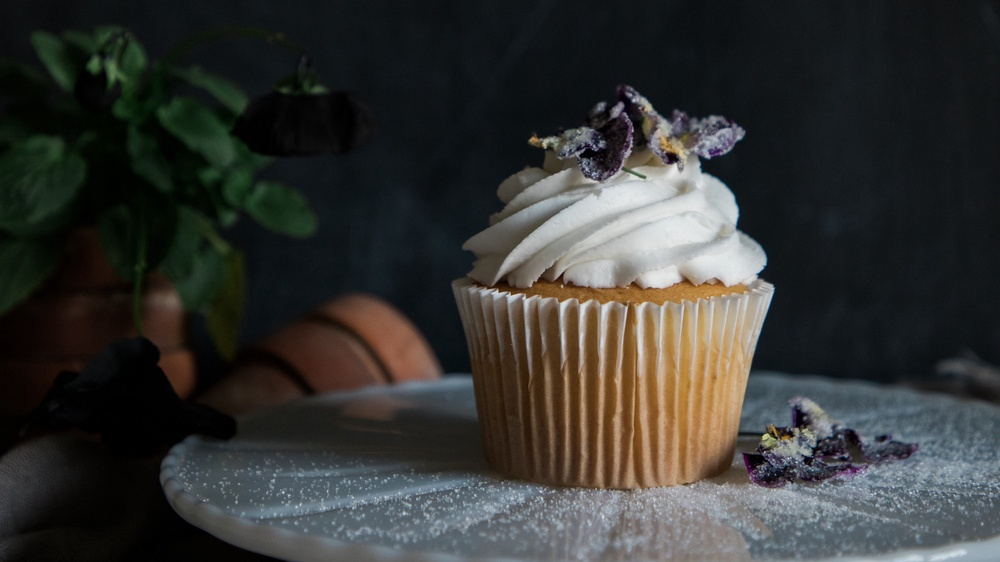
#> input picture images/lab2.10.in.jpg, 1000 x 562 px, shrunk from 1920 x 1080 before the run
$ python lab2.10.py
#> lines starting #> are read from the running program, lines starting #| are printed output that depends on the picture; after the words box and inside, x2 and y2 are one past the last pixel; in counts of white or black regions, pixels touching at a corner belong together
import cv2

image = cv2.imread('images/lab2.10.in.jpg')
#> image is the input picture: shape (562, 1000, 3); mean B, G, R 51, 53.5, 53.1
grayScale = cv2.cvtColor(image, cv2.COLOR_BGR2GRAY)
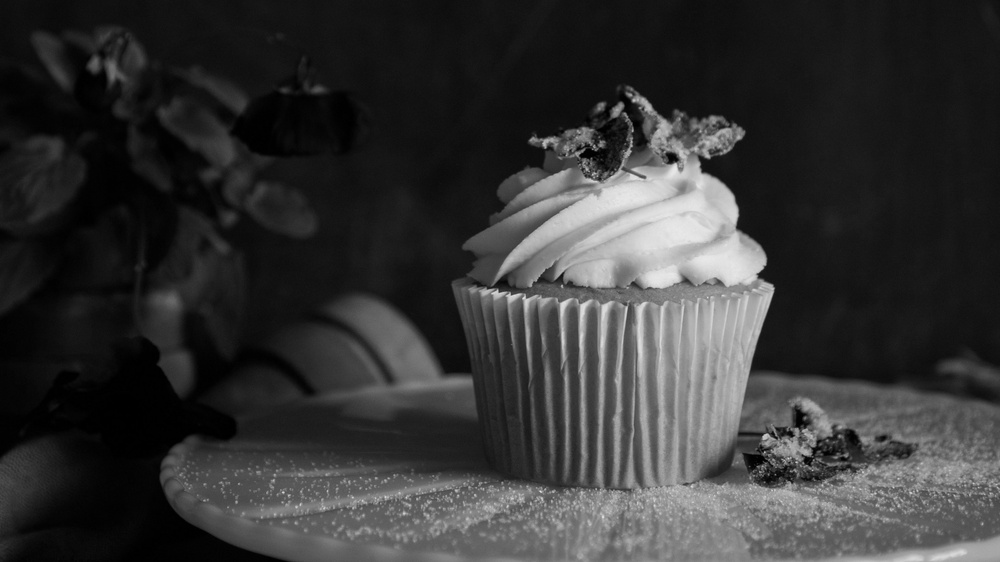
#> grayScale: shape (562, 1000); min 0, max 233, mean 53.1
result = cv2.adaptiveThreshold(grayScale, 255, cv2.ADAPTIVE_THRESH_MEAN_C, cv2.THRESH_BINARY, 11, 2)
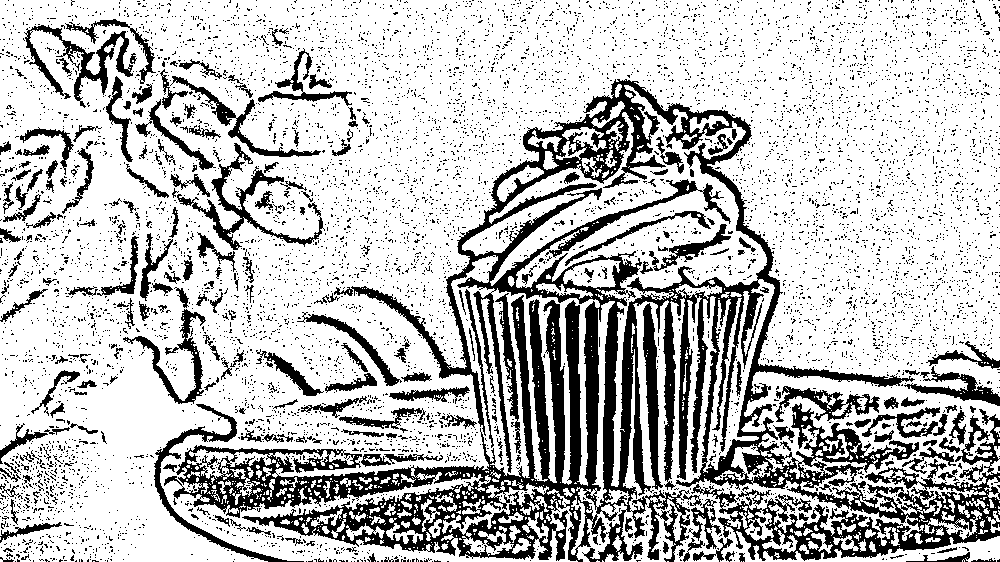
#> result: shape (562, 1000); 74.8% white; 7474 black regions (7235 under 20 px), largest, box (x1, y1, x2, y2) and area: (164, 79, 1000, 562) 82642, (177, 143, 325, 250) 2260, (24, 25, 133, 108) 2051
cv2.imwrite('images/lab2.10.out.jpg', result)

$ run again, with images/lab2.6.in.jpg copied over images/lab2.10.in.jpg
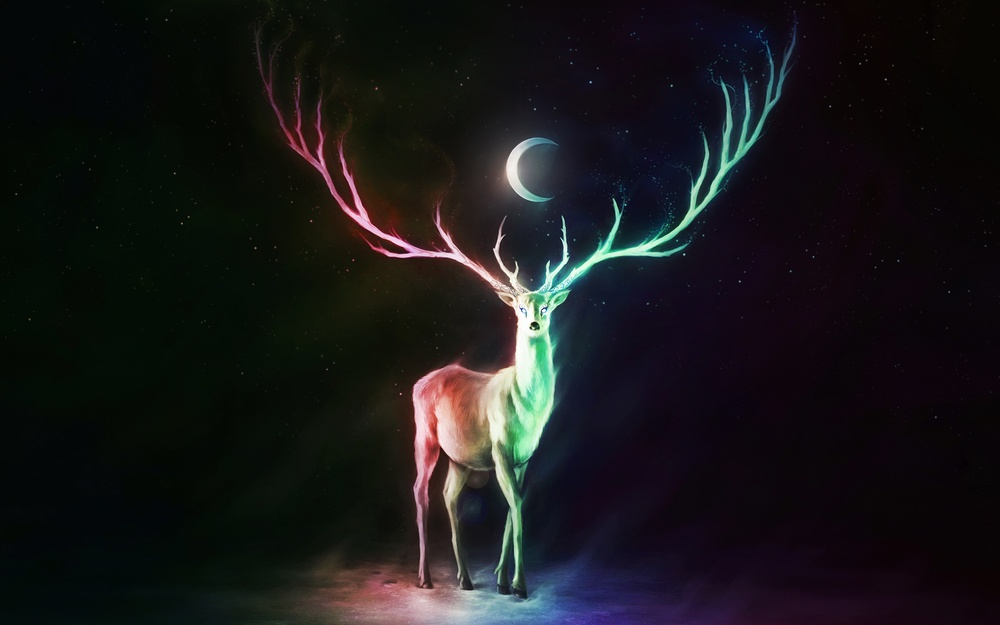
#> input picture images/lab2.6.in.jpg, 1000 x 625 px, shrunk from 3840 x 2400 before the run
#> image is the input picture: shape (625, 1000, 3); mean B, G, R 25, 23.6, 24.3
#> `grayScale = cv2.cvtColor(image, cv2.COLOR_BGR2GRAY)`:
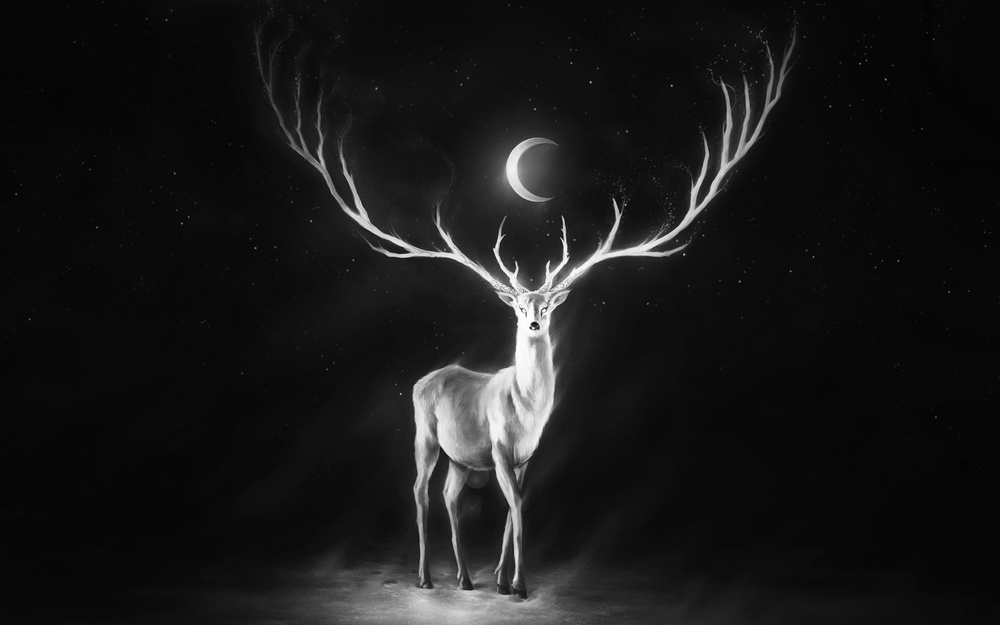
#> grayScale: shape (625, 1000); min 1, max 255, mean 24
#> `result = cv2.adaptiveThreshold(grayScale, 255, cv2.ADAPTIVE_THRESH_MEA..`:
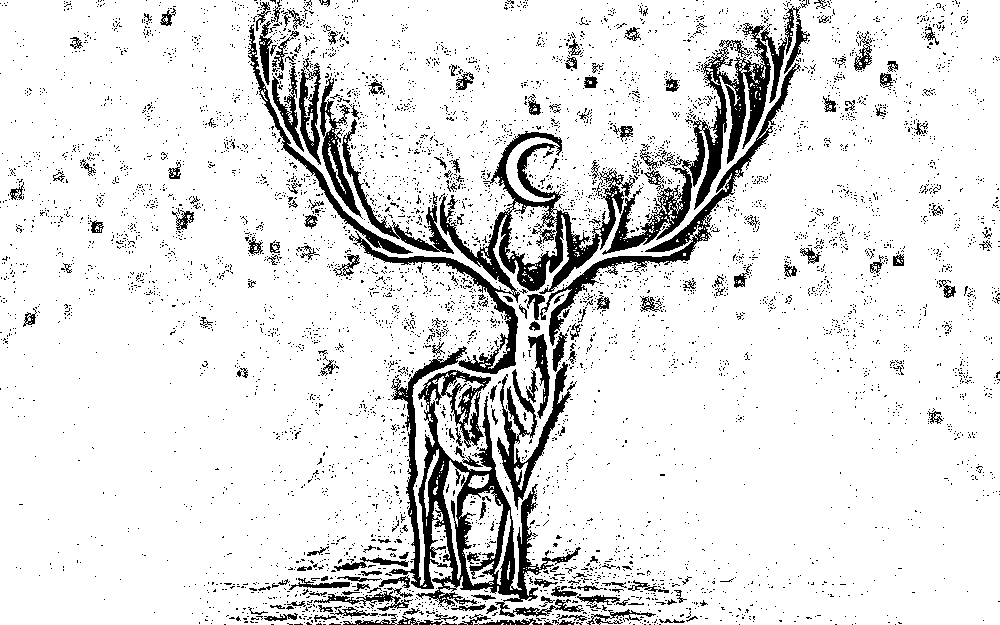
#> result: shape (625, 1000); 88.5% white; 5746 black regions (5536 under 20 px), largest, box (x1, y1, x2, y2) and area: (389, 346, 584, 617) 12511, (349, 131, 635, 374) 9628, (602, 23, 771, 255) 6988

$ run again, with images/lab3.6.in.jpg copied over images/lab2.10.in.jpg
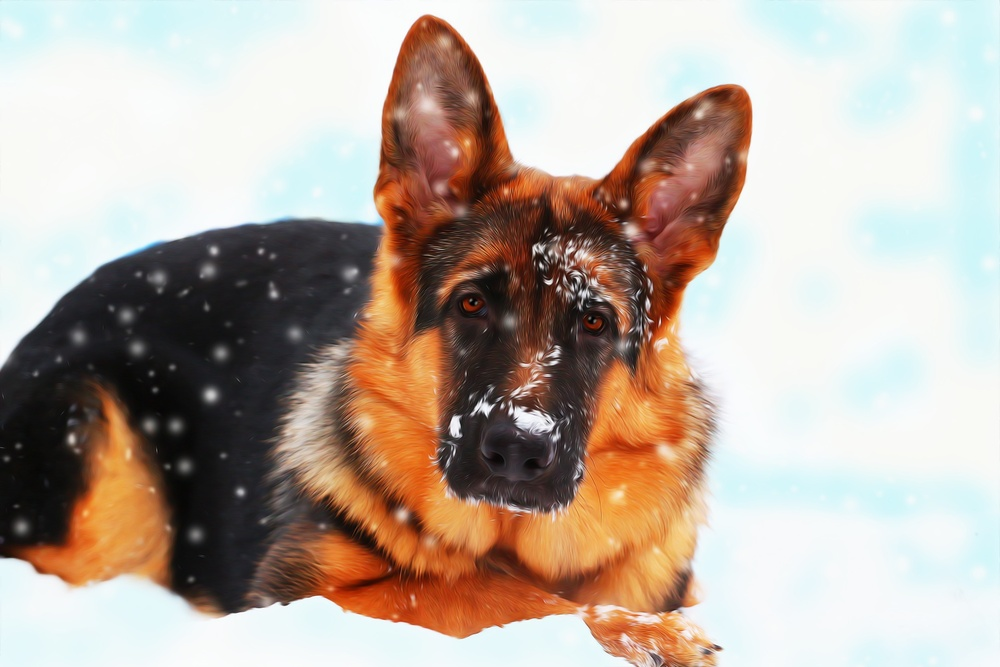
#> input picture images/lab3.6.in.jpg, 1000 x 667 px, shrunk from 1920 x 1280 before the run
#> image is the input picture: shape (667, 1000, 3); mean B, G, R 159.7, 170.8, 185.4
#> `grayScale = cv2.cvtColor(image, cv2.COLOR_BGR2GRAY)`:
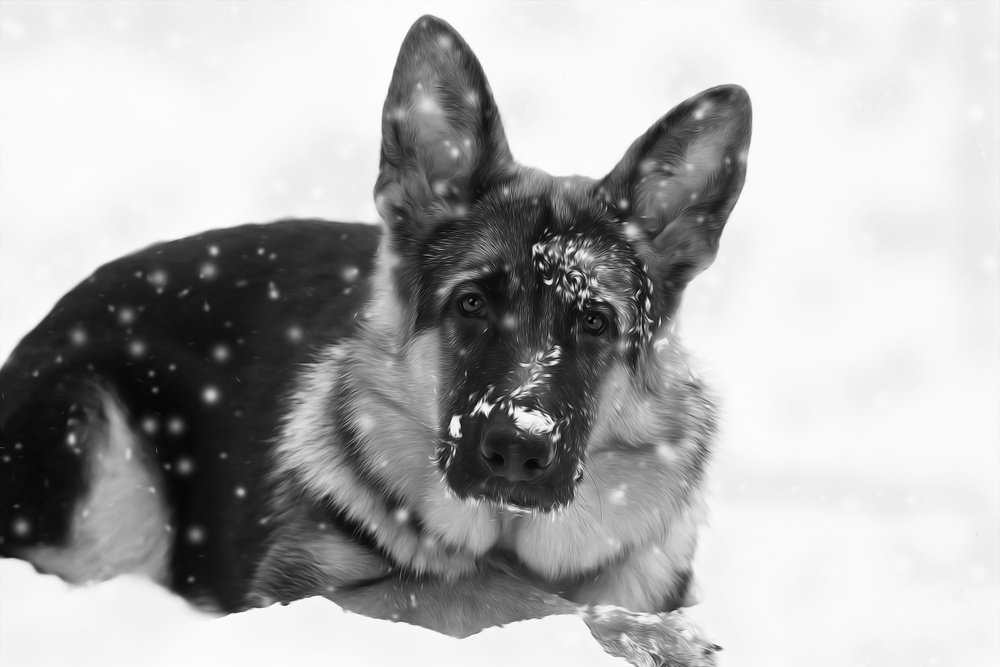
#> grayScale: shape (667, 1000); min 0, max 255, mean 173.9
#> `result = cv2.adaptiveThreshold(grayScale, 255, cv2.ADAPTIVE_THRESH_MEA..`:
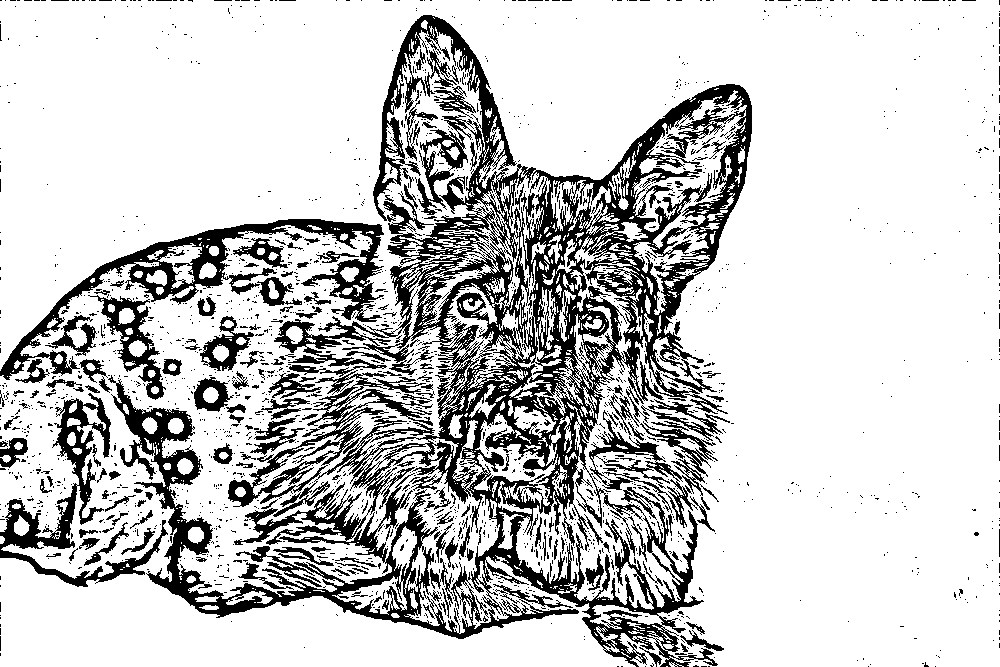
#> result: shape (667, 1000); 79.2% white; 1978 black regions (1796 under 20 px), largest, box (x1, y1, x2, y2) and area: (108, 15, 752, 667) 93774, (0, 219, 384, 380) 9646, (0, 393, 168, 587) 5848

$ run again, with images/lab3.7.in.jpg copied over images/lab2.10.in.jpg
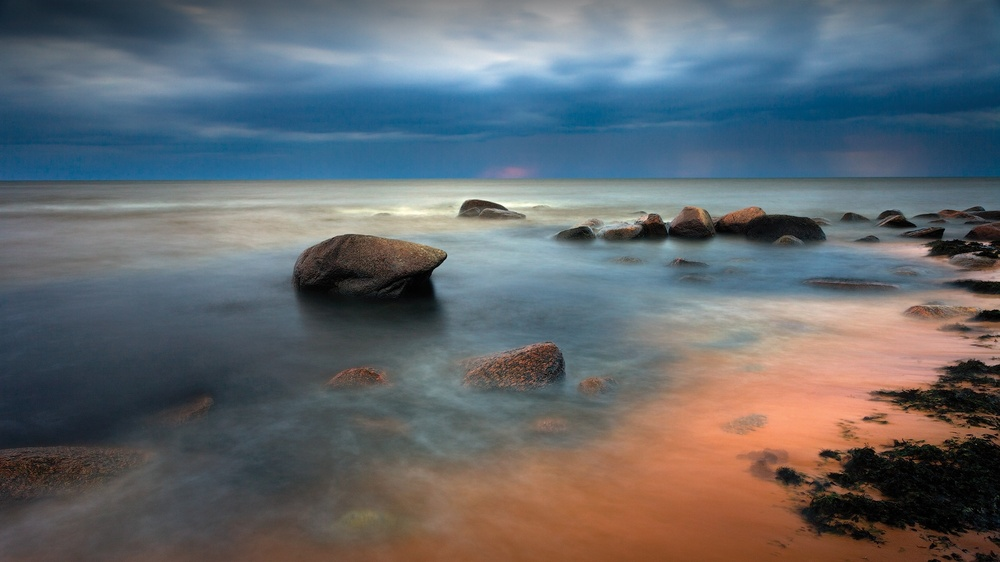
#> input picture images/lab3.7.in.jpg, 1000 x 562 px, shrunk from 2000 x 1124 before the run
#> image is the input picture: shape (562, 1000, 3); mean B, G, R 109.1, 104.3, 98.6
#> `grayScale = cv2.cvtColor(image, cv2.COLOR_BGR2GRAY)`:
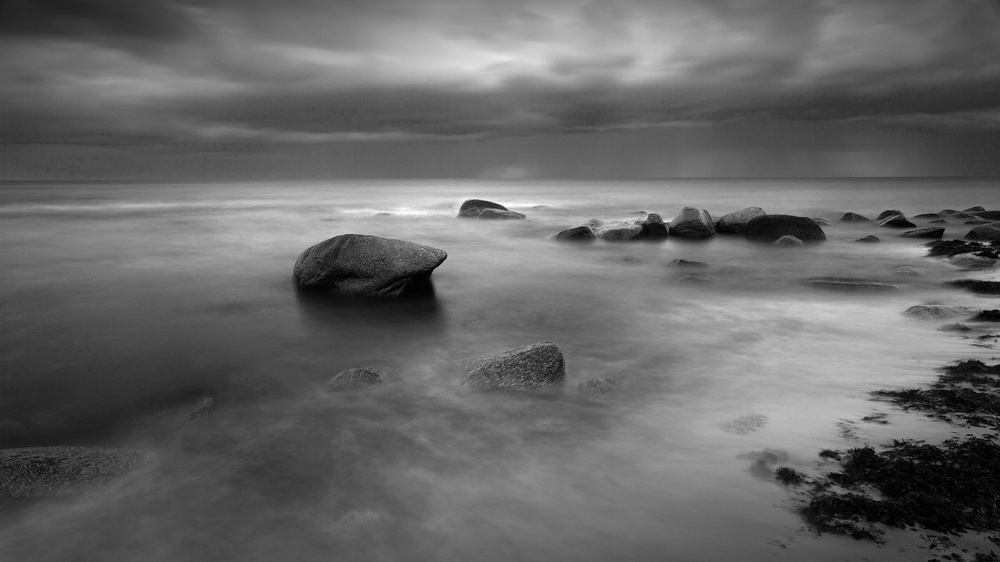
#> grayScale: shape (562, 1000); min 0, max 254, mean 103.1
#> `result = cv2.adaptiveThreshold(grayScale, 255, cv2.ADAPTIVE_THRESH_MEA..`:
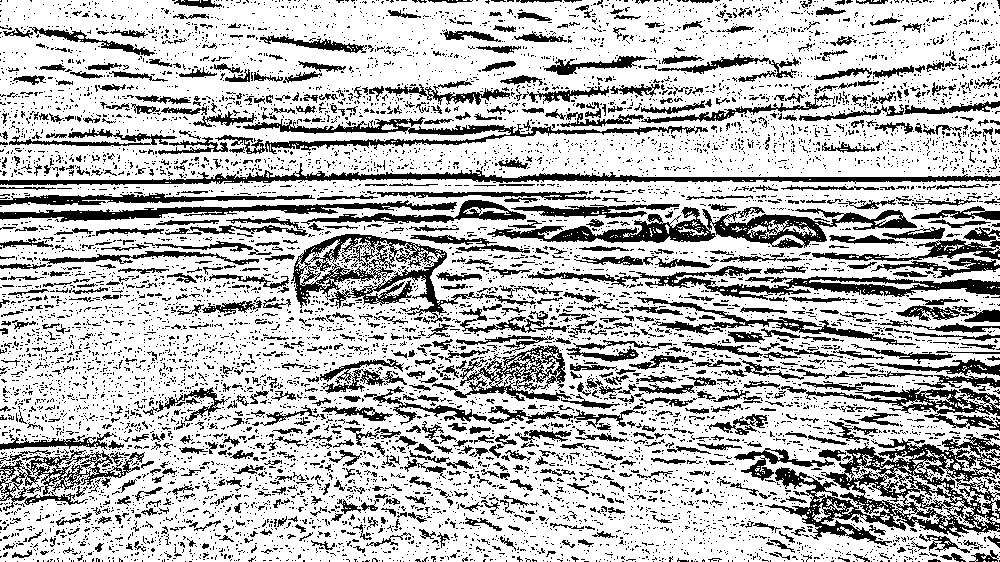
#> result: shape (562, 1000); 73.1% white; 8227 black regions (7379 under 20 px), largest, box (x1, y1, x2, y2) and area: (765, 433, 1000, 546) 9599, (487, 207, 917, 248) 5820, (0, 163, 1000, 185) 5129
